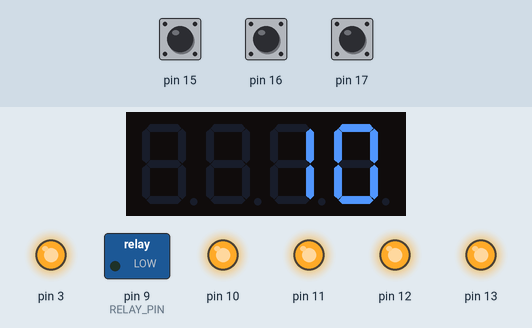
The sketch below on a simulated Arduino Uno, built with avr-gcc and run on an emulated ATmega328P. Parts: 4-digit seven-segment display, switched loads named in the sketch (green lamp = pin HIGH), output pins drawn as LEDs (lit = HIGH). Dashed ring = blinking. The inputs (shaded band) are chosen by the test bench; at power-on: pin 15 HIGH, pin 16 HIGH, pin 17 HIGH. EEPROM starts erased; what the sketch prints to the serial monitor is not drawn.

Above: at 2.2 s.
2.3 s: pin 15 pulled LOW for 0.15 s
At 2.9 s:
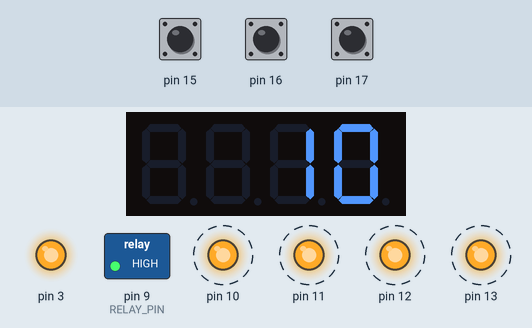
At 3.65 s:
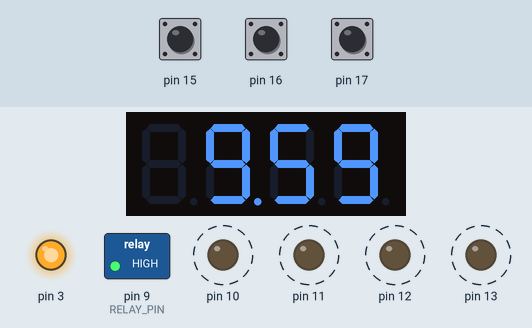
Timing chart, 0 to 9.0 s (numbered marks = the images above; inputs shaded):
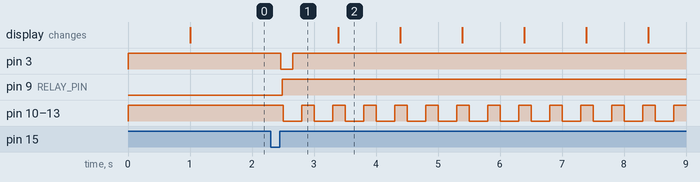

The sketch:

CountDownTimer.ino
```cpp
//program Arduino Uno once with uncomented "#define CONFIG_EEPROM" (below line) to program lifetime
//#define CONFIG_EEPROM

#include <EEPROM.h>
#include <TimerOne.h>
#include <Wire.h>
#include <MultiFuncShield.h>

#define LIFE_OF_UV_TUBE 360000  //6000 hour
#define TIMER_DEFUALT 10
#define RELAY_PIN 9

void readEEPROM();
void clearEEPROM();
void writeEEPROM();

int address = 0;      //EEPROM address counter
int timerValue;       //countdown timer Value in miniute


//Values that get stored in EEPROM
struct config_t
{
    unsigned long int life_timer_miniute;
    char lastTimerVal;
    unsigned long int total_shut;
} configuration;

/*

For more information and help, please visit https://www.cohesivecomputing.co.uk/hackatronics/arduino-multi-function-shield/part-3/

All our hackatronics projects are free for personal use, and there are many more
in the pipeline. If you find our projects helpful or useful, please consider making
a small donation to our hackatronics fund using the donate buttons on our web pages.
Thank you.

*/

enum CountDownModeValues
{
  COUNTING_STOPPED,
  COUNTING
};

byte countDownMode = COUNTING_STOPPED;

byte tenths = 0;
char seconds = 0;
char minutes = 0;

void setup() {
  pinMode(RELAY_PIN, OUTPUT);
  digitalWrite(RELAY_PIN,LOW);
  // put your setup code here, to run once:
  Timer1.initialize();
  MFS.initialize(&Timer1);    // initialize multifunction shield library

  Serial.begin(9600);


#ifdef CONFIG_EEPROM
  configuration.life_timer_miniute = LIFE_OF_UV_TUBE;
  configuration.lastTimerVal = 10;
  configuration.total_shut = 0;
  writeEEPROM();
  Serial.println("\n\nEEPROM configured");
  Serial.print("Life: ");
  Serial.print(configuration.life_timer_miniute);
  MFS.write("CONF");
#else
  Serial.println("\n\nUV countdown timer ...");
  readEEPROM();
  Serial.print("Life: ");
  Serial.print(configuration.life_timer_miniute);
  Serial.print("\nTotal shoot: ");
  Serial.print(configuration.total_shut);
  MFS.write((int)(configuration.life_timer_miniute/60));
  delay(1000);
  timerValue = configuration.lastTimerVal;
  MFS.write(timerValue);
#endif

}


void loop() {
  // put your main code here, to run repeatedly:
#ifdef CONFIG_EEPROM
  return;
#endif
  if(configuration.life_timer_miniute<60)
  {
    MFS.write("Err");
    while(1);
    return;
  }
  byte btn = MFS.getButton();

  switch (countDownMode)
  {
    case COUNTING_STOPPED:
        if (btn == BUTTON_1_SHORT_RELEASE)
        {
          minutes = timerValue;
          seconds = 0;
          // start the timer
          countDownMode = COUNTING;
          MFS.beep();
          MFS.writeLeds(LED_ALL, ON);
          MFS.blinkLeds(LED_ALL, ON);
          configuration.lastTimerVal = timerValue;
          configuration.life_timer_miniute -= timerValue;
          configuration.total_shut++;
          writeEEPROM();
          digitalWrite(RELAY_PIN,HIGH);
        }
        else if (btn == BUTTON_1_LONG_PRESSED)
        {
          // reset the timer
        }
        else if (btn == BUTTON_2_PRESSED || btn == BUTTON_2_LONG_PRESSED)
        {
          if (timerValue < 60)
          timerValue++;
          MFS.write(timerValue);
        }
        else if (btn == BUTTON_3_PRESSED || btn == BUTTON_3_LONG_PRESSED)
        {
          if(timerValue>0)
            timerValue--;
          MFS.write(timerValue);
        }
        break;

    case COUNTING:
        if (btn == BUTTON_1_SHORT_RELEASE || btn == BUTTON_1_LONG_RELEASE)
        {
          // stop the timer
          //countDownMode = COUNTING_STOPPED;
        }
        else
        {
          // continue counting down
          tenths++;

          if (tenths == 10)
          {
            tenths = 0;
            seconds--;

            if (seconds < 0 && minutes > 0)
            {
              seconds = 59;
              minutes--;
            }

            if (minutes == 0 && seconds == 0)
            {
              // timer has reached 0, so sound the alarm
              MFS.beep(50, 50, 10);  // beep 10 times, 500 milliseconds on / 500 off
              countDownMode = COUNTING_STOPPED;
              MFS.writeLeds(LED_ALL, OFF);
              MFS.write("End");
              digitalWrite(RELAY_PIN,LOW);
              //MFS.blinkDisplay(DIGIT_ALL, ON);
              break;
            }

            MFS.write((minutes*100 + seconds)/100.0,2);
          }
          delay(100);
        }
        break;
  }
}

void readEEPROM()
{
   byte b2[sizeof(config_t)]; // create byte array to store the struct
   for(int i=0;i<sizeof(config_t);i++)
    b2[i] = EEPROM.read(i);
   memcpy(&configuration, b2, sizeof(config_t)); // copy byte array to temporary struct
   if(configuration.total_shut ==4294967295) //first time
      configuration.total_shut = 0;
   if(configuration.lastTimerVal ==-1)  //first time value
      configuration.lastTimerVal = TIMER_DEFUALT;
}

void clearEEPROM()
{
  //EEPROM.length()
}

void writeEEPROM()
{
   byte b2[sizeof(config_t)]; // create byte array to store the struct
   memcpy(b2, &configuration, sizeof(config_t)); // copy the struct to the byte array
   for(int i=0;i<sizeof(config_t);i++)
    EEPROM.write(i, b2[i]);
}
```

Measured:
- after the input at 2.3 s, pin 3: HIGH → LOW after 0.16 s, → HIGH 0.20 s later; pin 9 (RELAY_PIN): LOW → HIGH after 0.19 s; pin 10–13: alternates HIGH for 0.20 s and LOW for 0.30 s, starting after 0.20 s
